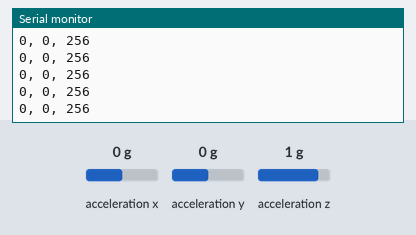
Bench run of a sketch on a simulated Arduino Uno, built with avr-gcc and run on an emulated ATmega328P. Parts: the last lines printed to the serial monitor. The test bench sets the inputs (shaded band); at power-on: acceleration x 0 g, acceleration y 0 g, acceleration z 1 g.

Above: at 1.2 s.
1.3 s: acceleration x set to -1.4 g
At 1.31 s:
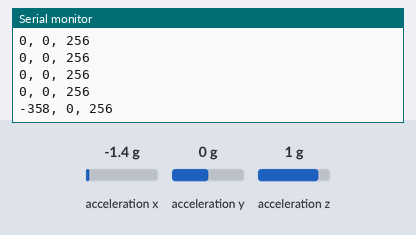
2.8 s: acceleration y set to -1.4 g
At 2.83 s:
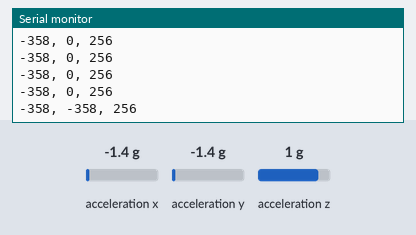
4.3 s: acceleration z set to -1.4 g
At 11.4 s:
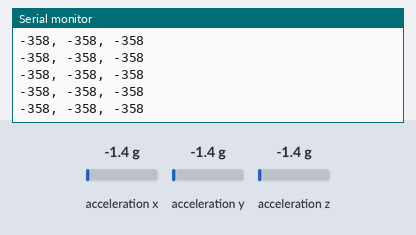

The sketch:

ADXL345_RawReading.ino
```cpp
#include <ADXL345.h>
#include <Wire.h>

ADXL345 accelerometer;
unsigned long START;
void setup(void)
{
  Serial.begin(9600);
  Serial.println("Initialize ADXL345");
  if (!accelerometer.begin())
  {
    Serial.println("Could not find a valid ADXL345 sensor, check wiring!");
    delay(500);
  }
  accelerometer.clearSettings();
  START = millis();
}

void loop(void)
{
  // Read raw values
  if (millis() - START < 10000)
  {
    Vector raw = accelerometer.readRaw();

    Serial.print((int) raw.XAxis);
    Serial.print(", ");
    Serial.print((int) raw.YAxis);
    Serial.print(", ");
    Serial.println((int) raw.ZAxis);
    delay(100);
  }
}
```

Measured:
- after the input at 1.3 s, the serial monitor: prints a new line at once (image 1)
- after the input at 2.8 s, the serial monitor: prints a new line at once (image 2)
- after the input at 4.3 s, the serial monitor: prints a new line at once (image 3)
